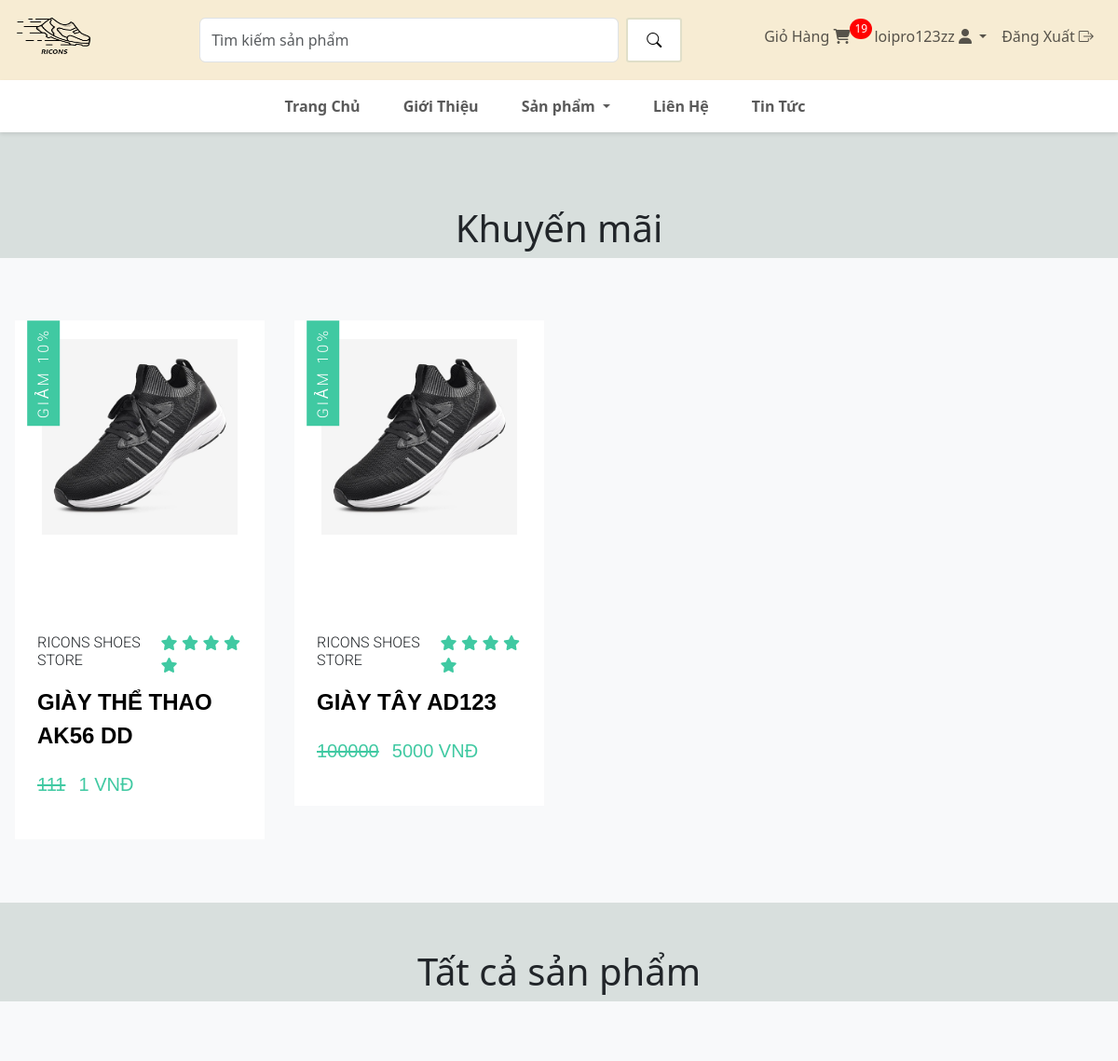
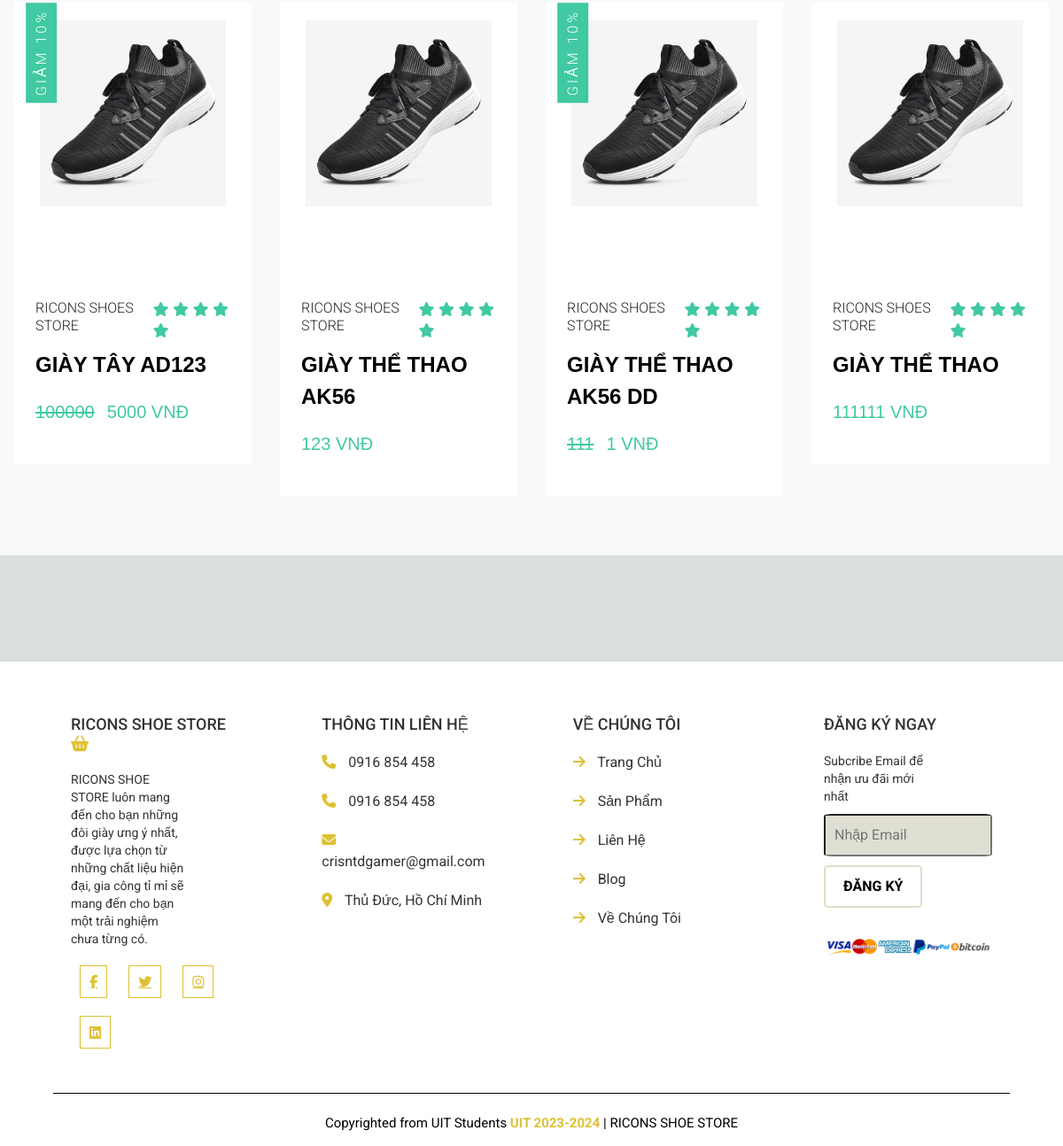
Page / (signed in) on the committed database (2 pictures, top to bottom).
### app/models.py (models this page shows, shortened)
class SanPham(models.Model):
    the_loai = models.ForeignKey(TheLoai, on_delete=models.CASCADE, default=1)
    ten = models.CharField(max_length=300, null=True, blank=False)
    gia = models.IntegerField(blank=False)
    hinh = models.ImageField(null=True, blank=True)
    khuyen_mai = models.BooleanField(default=False)
    gia_km = models.IntegerField(blank=True, null=True)
    mo_ta = models.CharField(max_length=500, default='', blank=True)
    @property
    def ImageURL(self):
        try:
            url = self.hinh.url
        except:
            url = ''
        return url

### app/views.py (the view)
# urls.py: path('', views.home, name="home"),
def home(request):
    sanpham_list = SanPham.objects.all()
    theloai_list = TheLoai.objects.all()
    sanpham_km_list = SanPham.objects.filter(khuyen_mai = True).order_by('-id')[:5]
    context = {'theloai_list' : theloai_list,
               'sanpham_list' : sanpham_list,
               'sanpham_km_list' : sanpham_km_list,}
    return render(request, "app/home.html", context)

### app/templates/app/home.html (shortened to what this page needs)
{% extends 'app/base.html' %}
{% block banner%}
<div id="slider" class="carousel slide" data-bs-ride="carousel" data-bs-interval="2000" style="margin-top: 115px;">
    <div class="carousel-indicators">
    </div>
    <div class="carousel-inner">
        <div class="carousel-item">
        </div>
    </div>
    <button class="carousel-control-prev" type="button" data-bs-target="#slider" data-bs-slide="prev">
    </button>
    <button class="carousel-control-next" type="button" data-bs-target="#slider" data-bs-slide="next">
    </button>
</div>
{% endblock banner%}
{% block content %}
<div class="container-pdt" style="margin-top: 20px; padding-top: 20px;">
    <div class="row" style="margin-top: 50px;">
        <div class="col-lg">
            <h1 style="text-align: center;">Khuyến mãi</h1>
            <section class="products">
                <div class="product-card-container">
                    <div class="product-items">
                        {% for sanpham in sanpham_km_list %}
                        <div class="product">
                            <div class="product-content">
                                <div class="product-img">
                                    <img src="{{sanpham.ImageURL}}" alt="product image">
                                </div>
                            </div>
                            <div class="product-info">
                                <div class="product-info-top">
                                    <h2 class="sm-title">Ricons Shoes Store</h2>
                                    <div class="rating">
                                        <span><i class="fas fa-star"></i></span>
                                        <span><i class="fas fa-star"></i></span>
                                        <span><i class="fas fa-star"></i></span>
                                        <span><i class="fas fa-star"></i></span>
                                        <span><i class="fas fa-star"></i></span>
                                    </div>
                                </div>
                                <a href="#" class="product-name">{{sanpham.ten}}</a>
                                <div class="product- price-container">
                                    {% if sanpham.khuyen_mai == True %}
                                    <strike class="product-price">{{sanpham.gia}}</strike>
                                    <p class="product-price">{{ sanpham.gia_km}} VNĐ</p>
                                    {% else %}
                                    <p class="product-price">{{sanpham.gia}} VNĐ</p>
                                    {% endif %}
                                </div>
                            </div>
                            {% if sanpham.khuyen_mai == True %}
                            <div class="off-info">
                                <h2 class="sm-title">Giảm 10%</h2>
                            </div>
                            {% endif %}
                        </div>
                        {% endfor %}
                    </div>
                </div>
            </section>
        </div>
    </div>
    <div class="row" style="margin-top: 50px;">
        <div class="col-lg">
            <h1 style="text-align: center;">Tất cả sản phẩm </h1>
            <section class="products">
                <div class="product-ccontainer">
                    <div class="product-items">
                        {% for sanpham in sanpham_list %}
                        <div class="product">
                            <div class="product-content">
                                <div class="product-img">
                                    <img src="{{sanpham.ImageURL}}" alt="product image">
                                </div>
                            </div>
                            <div class="product-info">
                                <div class="product-info-top">
                                    <h2 class="sm-title">Ricons Shoes Store</h2>
                                    <div class="rating">
                                        <span><i class="fas fa-star"></i></span>
                                        <span><i class="fas fa-star"></i></span>
                                        <span><i class="fas fa-star"></i></span>
                                        <span><i class="fas fa-star"></i></span>
                                        <span><i class="fas fa-star"></i></span>
                                    </div>
                                </div>
                                <a href="#" class="product-name">{{sanpham.ten}}</a>
                                <div class="product- price-container">
                                    {% if sanpham.khuyen_mai == True %}
                                    <strike class="product-price">{{sanpham.gia}}</strike>
                                    <p class="product-price">{{ sanpham.gia_km}} VNĐ</p>
                                    {% else %}
                                    <p class="product-price">{{sanpham.gia}} VNĐ</p>
                                    {% endif %}
                                </div>
                            </div>
                            {% if sanpham.khuyen_mai == True %}
                            <div class="off-info">
                                <h2 class="sm-title">Giảm 10%</h2>
                            </div>
                            {% endif %}
                        </div>
                        {% endfor %}
                    </div>
                </div>
            </section>
        </div>
    </div>
</div>
{% endblock content %}

### app/templates/app/base.html (shortened to what this page needs)
{% load static %}
<!DOCTYPE html>
<html lang="en">
<head>
    <link href="https://cdn.jsdelivr.net/npm/bootstrap@5.3.3/dist/css/bootstrap.min.css" rel="stylesheet">
    <link rel="stylesheet" href="{% static 'app/style.css' %}">
    <link rel="stylesheet" href="https://cdn.jsdelivr.net/npm/bootstrap-icons@1.11.3/font/bootstrap-icons.min.css">
    <link rel="stylesheet" href="https://cdnjs.cloudflare.com/ajax/libs/font-awesome/6.5.2/css/all.min.css">
</head>
<body>
    <div class="container-fluid sticky-top">
        <nav class="navbar navbar-expand-lg justify-content-center" style="background-color: #f7ecd3;">
            <a href="{% url 'home'%}" class="navbar-brand"><img src="{% static 'images/logo.png'%}"
                    style="width: 80px; height: 60px;" alt=""></a>
            <ul class="navbar-nav">
                <li class="nav-item" style="margin-left: 100px; margin-right: 80px;">
                    <form class="d-flex" role="search">
                        <input class="form-control me-2" type="search" placeholder="Tìm kiếm sản phẩm"
                            aria-label="Search" style="width: 450px; border-radius: 20;">
                        <button class="btn btn-outline-success" type="submit">
                            <i class="bi bi-search"></i>
                        </button>
                    </form>
                </li>
                <li class="nav-item" style="margin-right: 10px;">
                    <a class="nav-link" href="{% url 'cart' %}">
                        Giỏ Hàng
                        <span class="cart-icon">
                            <i class="fa-solid fa-cart-shopping"></i>
                        </span>
                        <span class="cart-count">{{ tong_san_pham_trong_gio_hang }}</span>
                    </a>
                </li>
                {% if user.is_authenticated %}
                <li class="nav-item dropdown">
                    <a class="nav-link dropdown-toggle" href="#" role="button" data-bs-toggle="dropdown"
                        aria-expanded="false">
                        {{request.user}} <i class="fa-solid fa-user"></i>
                    </a>
                </li>
                <li class="nav-item">
                    <a class="nav-link" href="{% url 'logout_user' %}">
                        Đăng Xuất <i class="bi bi-box-arrow-right"></i>
                    </a>
                </li>
                {% else %}
                <li class="nav-item">
                    <a class="nav-link" href="{% url 'login_user' %}">Đăng Nhập <i class="fa-solid fa-key"></i></a>
                </li>
                {% endif %}
            </ul>
        </nav>
        <nav class="navbar navbar-expand-sm justify-content-center"
            style="background-color: white; box-shadow: 0px 2px 4px rgba(0, 0, 0, 0.1);">
            <ul class="navbar-nav">
                <li class="nav-item" style="margin-right: 30px;">
                    <a class="nav-link" href="{% url 'home' %}"><b>Trang Chủ</b></a>
                </li>
                <li class="nav-item" style="margin-right: 30px;">
                    <a class="nav-link" href="#"><b>Giới Thiệu</b></a>
                </li>
                <li class="nav-item dropdown" style="margin-right: 30px;">
                    <a class="nav-link dropdown-toggle" href="#" role="button" data-bs-toggle="dropdown"
                        aria-expanded="false">
                        <b>Sản phẩm</b>
                    </a>
                </li>
                <li class="nav-item" style="margin-right: 30px;">
                    <a class="nav-link" href="#"><b>Liên Hệ</b></a>
                </li>
                <li class="nav-item" style="margin-right: 30px;">
                    <a class="nav-link" href="#"><b>Tin Tức</b></a>
                </li>
            </ul>
        </nav>
    </div>
    {% block banner %} {% endblock banner %}
    {% block content %} {% endblock content %}
    <section class="footer">
        <div class="container-footer">
            <div class="box">
                <h3>RICONS SHOE STORE <i class="fas fa-shopping-basket"></i></h3>
                <p>RICONS SHOE STORE luôn mang đến cho bạn những đôi giày ưng ý nhất, được lựa chọn từ những chất liệu
                    hiện đại, gia công tỉ mỉ sẽ mang đến cho bạn một trải nghiệm chưa từng có. </p>
                <div class="share">
                    <a href="#" class="fab fa-facebook-f"></a>
                    <a href="#" class="fab fa-twitter"></a>
                    <a href="#" class="fab fa-instagram"></a>
                    <a href="#" class="fab fa-linkedin"></a>
                </div>
            </div>
            <div class="box">
                <h3>THÔNG TIN LIÊN HỆ </h3>
                <a href="#" class="link"> <i class="fas fa-phone"></i> 0916 854 458 </a>
                <a href="#" class="link"> <i class="fas fa-phone"></i> 0916 854 458 </a>
                <a href="#" class="link"> <i class="fas fa-envelope"></i> crisntdgamer@gmail.com </a>
                <a href="#" class="link"> <i class="fas fa-map-marker-alt"></i> Thủ Đức, Hồ Chí Minh </a>
            </div>
            <div class="box">
                <h3> VỀ CHÚNG TÔI </h3>
                <a href="#" class="link"> <i class="fas fa-arrow-right"></i> Trang Chủ </a>
                <a href="#" class="link"> <i class="fas fa-arrow-right"></i> Sản Phẩm </a>
                <a href="#" class="link"> <i class="fas fa-arrow-right"></i> Liên Hệ </a>
                <a href="#" class="link"> <i class="fas fa-arrow-right"></i> Blog </a>
                <a href="#" class="link"> <i class="fas fa-arrow-right"></i> Về Chúng Tôi </a>
            </div>
            <div class="box">
                <h3> ĐĂNG KÝ NGAY </h3>
                <p>Subcribe Email để nhận ưu đãi mới nhất </p>
                <input type="text" placeholder="Nhập Email" class="email">
                <input type="submit" value="ĐĂNG KÝ" class="btn">
                <img src="{% static 'images/bank.png' %}" class="payment-img" alt="">
            </div>
            <div class="credit"> Copyrighted from UIT Students <span> UIT 2023-2024 </span> | RICONS SHOE STORE </div>
        </div>
    </section>
</body>
</html>

### rows in the picture
SanPham: ImageURL (picture), ten "GIÀY THỂ THAO AK56 DD", gia "111", gia_km "1", khuyen_mai "GIẢM 10%"
SanPham: ImageURL (picture), ten "GIÀY TÂY AD123", gia "100000", gia_km "5000", khuyen_mai "GIẢM 10%"
SanPham: ImageURL (picture), ten "GIÀY THỂ THAO AK56", gia "123"
SanPham: ImageURL (picture), ten "GIÀY THỂ THAO", gia "111111"

### other values in the picture
{{ tong_san_pham_trong_gio_hang }} "19"
{{ request.user }} "loipro123zz"
